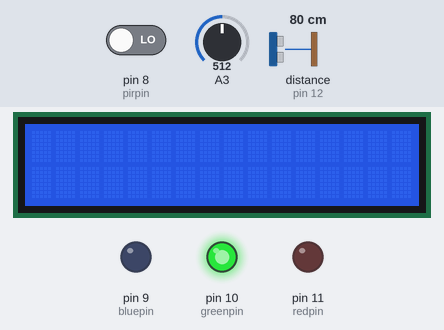
This sketch was run on a simulated Arduino Uno, built with avr-gcc and run on an emulated ATmega328P. Parts: 16×2 character LCD, output pins drawn as LEDs (lit = HIGH). The inputs (shaded band) are chosen by the test bench; at power-on: pin 8 (pirpin) LOW, distance to the obstacle (sensor on pin 12) 80 cm, A3 = 512. The echo pulse lasts 58.3 µs per cm; pins used as bus, display or sensor lines are not drawn.

Above: at 1.2 s.
1.3 s: pin 8 (pirpin) driven HIGH
At 3.2 s:
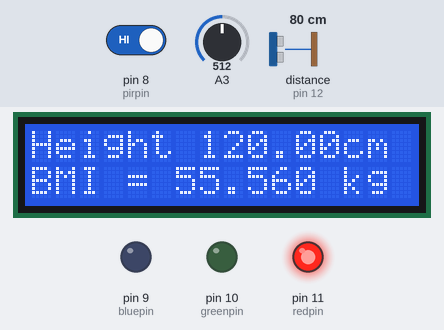
4.3 s: distance to the obstacle (sensor on pin 12) set to 203 cm
At 5.6 s:
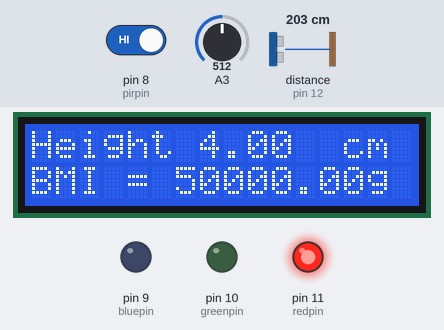
5.9 s: distance to the obstacle (sensor on pin 12) set to 197 cm
At 7.2 s:
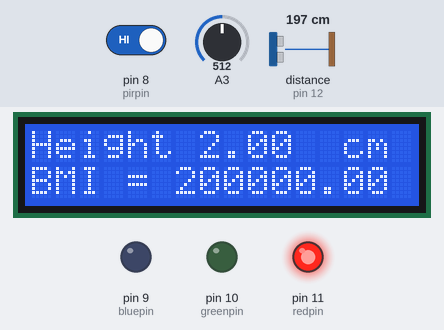
7.5 s: A3 set to 716
At 8.7 s:
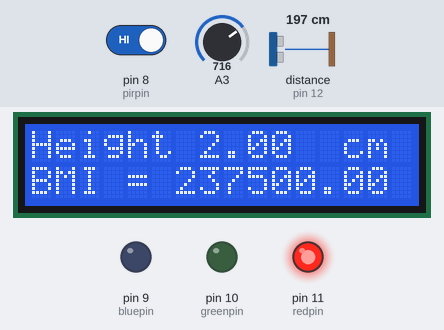
9.0 s: pin 8 (pirpin) driven LOW
At 10.4 s:
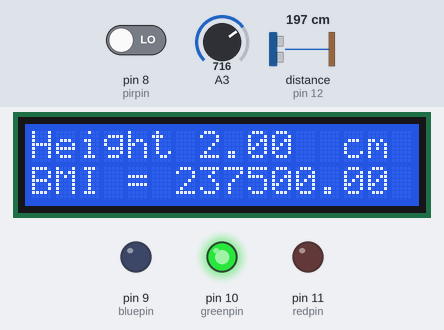
Timing chart, 0 to 11.5 s (numbered marks = the images above; inputs shaded):
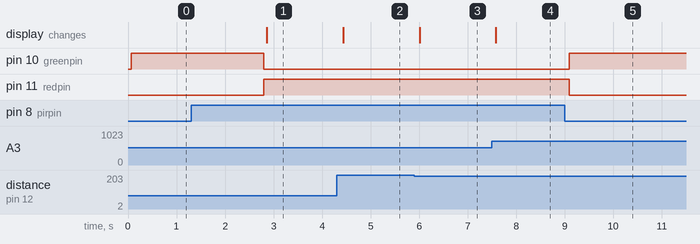

The sketch:

Mini-Project.ino
```cpp
#include <LiquidCrystal_I2C.h>
LiquidCrystal_I2C lcd(0x27,16,2);
int triggerPin = 13;
int echoPin = 12;
int pirpin = 8;
int redpin = 11;
int greenpin = 10;
int bluepin = 9;
int duration,distCM,input1;
bool pir_val;
float weight,old_weight,height,old_height,heightMeter,BMI;
void setup()
{
    lcd.begin();
    pinMode(triggerPin,OUTPUT);
    pinMode(echoPin,INPUT);
    pinMode(pirpin,INPUT);
    pinMode(redpin,OUTPUT);
    pinMode(greenpin,OUTPUT);
    pinMode(bluepin,OUTPUT);
}
void loop()
{
  pir_val = digitalRead(pirpin);
  if(pir_val == HIGH)
  {
    delay(1500);
    digitalWrite(redpin,HIGH);
    digitalWrite(greenpin,LOW);
    digitalWrite(bluepin,LOW);
    digitalWrite(triggerPin,LOW);
    delayMicroseconds(2);
    digitalWrite(triggerPin,HIGH);
    delayMicroseconds(10);
    digitalWrite(triggerPin,LOW);
    duration = pulseIn(echoPin,HIGH);
    distCM = duration/58;
    if(distCM>200.0)
      {
        height = distCM-200.0;
      }
    else
      {
        height = 200.0-distCM;
      }
    input1 = analogRead(A3);
    weight = map(input1,0,1023,40,120);
    heightMeter = height/100;
    BMI = weight/(heightMeter*heightMeter);
    lcd.home();
    if((old_weight!=weight)||(old_height!=height))
      {
        lcd.clear();
        lcd.print("Height       cm");
        lcd.setCursor(7,0);
        lcd.print(height);
        lcd.setCursor(0,1);
        lcd.print("Weight       kg");
        lcd.setCursor(7,1);
        lcd.print(weight);
        lcd.setCursor(0,2);
        lcd.print("BMI = ");
        lcd.setCursor(6,2);
        lcd.print(BMI);
        old_weight = weight;
        old_height = height;
      }
  }
  else
  {
    digitalWrite(redpin,LOW);
    digitalWrite(greenpin,HIGH);
    digitalWrite(bluepin,LOW);

  }
}
```

Measured:
- after the input at 1.3 s, pin 10 (greenpin): HIGH → LOW after 1.5 s; pin 11 (redpin): LOW → HIGH after 1.5 s; the display: changes after 1.6 s (image 1)
- after the input at 4.3 s, the display: changes after 0.14 s (image 2)
- after the input at 5.9 s, the display: changes after 0.11 s (image 3)
- after the input at 7.5 s, the display: changes after 0.08 s (image 4)
- after the input at 9.0 s, pin 10 (greenpin): LOW → HIGH after 0.10 s; pin 11 (redpin): HIGH → LOW after 0.10 s
